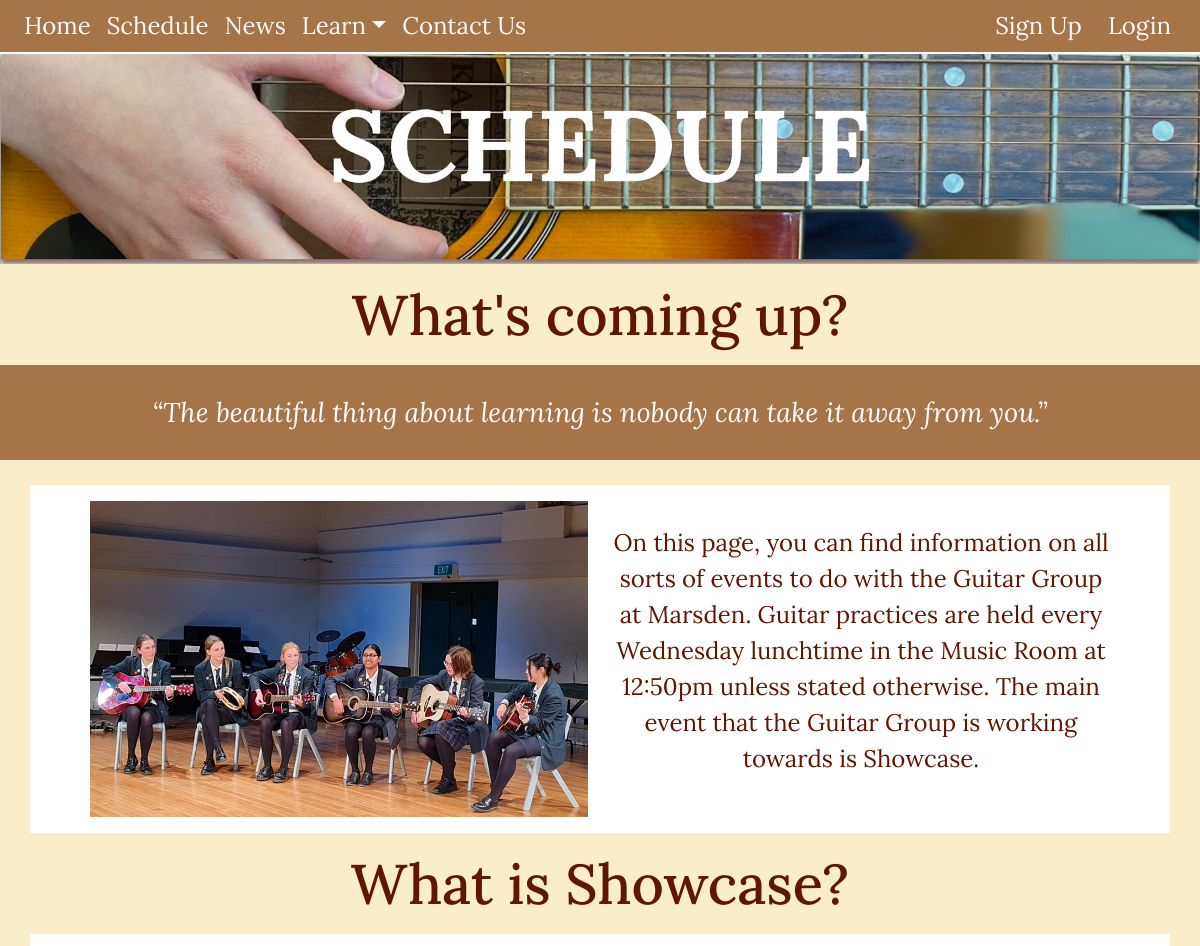
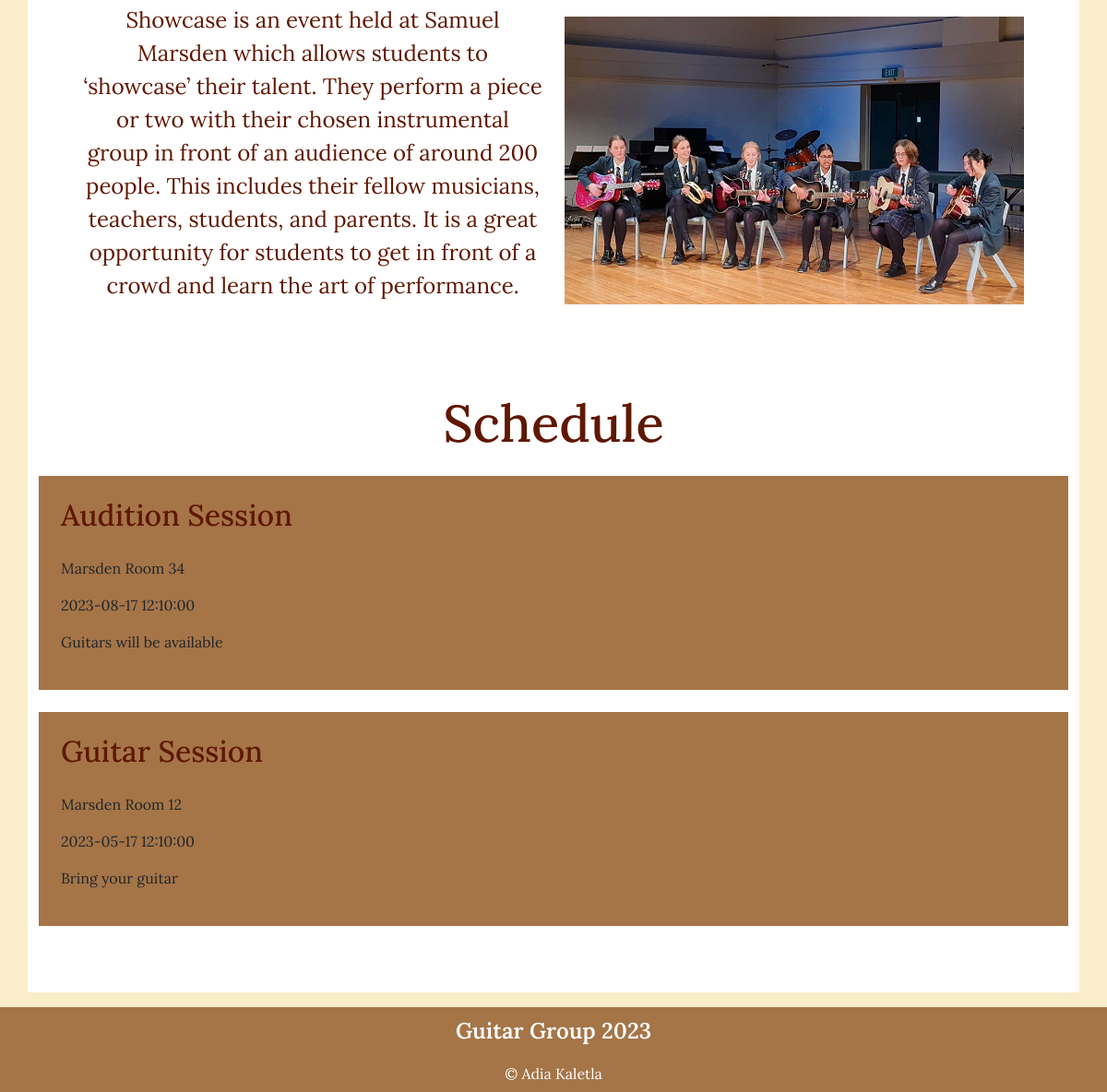
The app's page /schedule with its own data (2 pictures, top to bottom).
### tables this page shows
CREATE TABLE schedule(
    schedule_id integer primary key autoincrement not null,
    event_name text not null,
    location text not null,
    date_time date not null,
    notes text,
    member_id integer,
    foreign key(member_id) references member(member_id)
);

### server.py (the view)
@app.route('/schedule')
def schedule():
    print("start schedule")
    sql = """select schedule.schedule_id, schedule.event_name, schedule.location, schedule.date_time,
        schedule.notes, member.first_name
        from schedule
        join member on schedule.member_id= member.member_id
        order by schedule.date_time desc;
        """
    print("start schedule2")
    result = run_search_query_tuples(sql, (), db_path, True)
    print(result)
    return render_template("schedule.html", schedule=result)

### db_functions.py (called while the page is built)
def run_search_query_tuples(sql_query, values_tuple, file_path, rowfactory=False):
    try:
        db = sqlite3.connect(file_path)
        if rowfactory:
            db.row_factory = sqlite3.Row
        cursor = db.cursor()
        cursor.execute(sql_query, values_tuple)
        result = cursor.fetchall()
        cursor.close()
    except sqlite3.Error as error:
        print("Error running search query tuples: {}".format(error))
        return None
    db.close()
    if result is None:
        print("No search values were found")
    return result

### templates/schedule.html (shortened to what this page needs)
{% extends "layout.html" %}
{% block banner%}
static/images/schedulebanner.jpg
{% endblock %}
{% block content%}
<h1> What's coming up? </h1>
<div class=quote_container>
    <p class="quote"> “The beautiful thing about learning is nobody can take it away from you.” </p>
</div>
<div class="container-lg">
    <div class="row align-items-center px-5 py-3">
        <div class="col-lg-6">
            <img class="img-fluid part-img" src="static/images/showcase1.jpg" alt="1">
        </div>
        <div class="col-lg-6">
            <p class="body-text"> On this page, you can find information on all sorts of events to do with the Guitar Group at Marsden. Guitar practices are held every Wednesday lunchtime in the Music Room at 12:50pm unless stated otherwise. The main event that the Guitar Group is working towards is Showcase. </p>
        </div>
    </div>
</div>
<h1> What is Showcase? </h1>
<div class="container-lg">
    <div class="row align-items-center px-5 py-3">
        <div class="col-lg-6">
            <p class="body-text"> Showcase is an event held at Samuel Marsden which allows students to ‘showcase’ their talent. They perform a piece or two with their chosen instrumental group in front of an audience of around 200 people. This includes their fellow musicians, teachers, students, and parents. It is a great opportunity for students to get in front of a crowd and learn the art of performance.</p>
        </div>
        <div class="col-lg-6">
            <img class="img-fluid part-img" src="static/images/showcase2.jpg" alt="2">
        </div>
    </div>
</div>
<div class="schedule-box">
    <div class="schedule-text">
        <div class="container-lg py-sm-5 py-1">
            <h1>Schedule</h1>
            {% for row in schedule %}
                <div class="container-lg2 p-4 my-4">
                    <h2> {{ row['event_name'] }} </h2>
                    <p class="location"> {{ row['location'] | replace("\n", "<br>") | safe}} </p>
                    <p class="date_time"> {{ row['date_time'] | replace("\n", "<br>") | safe}} </p>
                    <p class="notes"> {{ row['notes'] | replace("\n", "<br>") | safe}} </p>
                </div>
            {% endfor %}
        </div>
    </div>
</div>
{% endblock %}

### templates/layout.html (shortened to what this page needs)
<!DOCTYPE html>
<html lang="eng">
<head>
    <link href="https://cdn.jsdelivr.net/npm/bootstrap@5.2.3/dist/css/bootstrap.min.css" rel="stylesheet">
    <link rel="stylesheet" href="static/styles.css">
</head>
<body>
<div class="container-fluid">
    <nav class="navbar navbar-expand-lg px-3 py-0 fixed-top">
    <div class="collapse navbar-collapse" id="collapsibleNavbar">
        <ul class="navbar-nav">
            <li class="nav-item">
                <a class="nav-link" href="{{ url_for('index') }}">Home</a>
            </li>
            <li class="nav-item">
                <a class="nav-link" href="{{ url_for('schedule') }}">Schedule</a>
            </li>
            <li class="nav-item">
                <a class="nav-link" href="{{ url_for('news') }}">News</a>
            </li>
            <li class="nav-item dropdown">
                <a class="nav-link dropdown-toggle" href="{{ url_for('learn') }}" role="button" data-bs-toggle="dropdown">Learn</a>
            </li>
            <li class="nav-item">
                <a class="nav-link" href="{{ url_for('index') }}#contactus">Contact Us</a>
            </li>
        </ul>
        {% if session %}
            <ul class="navbar-nav">
            <li class="nav-item dropdown">
              <a class="nav-link dropdown-toggle" data-bs-toggle="dropdown">{{session['name']}}</a>
              <ul class="dropdown-menu">
                <li><a class="dropdown-item">Authorisation is {{session['auth']}}</a></li>
                <li><a class="dropdown-item" href="{{ url_for('logout') }}#logout"> Logout </a></li>
              </ul>
            </li>
            </ul>
        {% else %}
            <a class="nav-link btn btn-outline" href="{{ url_for('signup') }}#signup">Sign Up</a></div>
            <div id="login" class="ms-auto"><a class="nav-link btn btn-outline" href="{{ url_for('login') }}#login"> Login </a></div>
        {% endif %}
    </nav>
    <div class=banner_adjust>
     <img class="img-fluid" src="{% block banner %}{% endblock %}" alt="1">
    </div>
 </div>
{% block content %}
{% endblock %}
<footer class="container-fluid footer-content">
        <p> Guitar Group 2023 </p>
        <div>&copy; Adia Kaletla </div>
</footer>
</body>
</html>

### static/styles.css (style rules this page uses)
:root { --dutch-white: rgb(250, 237, 202); --charcol: rgb(54, 70, 82); --chamoisee: rgb(165, 117, 72); --black-bean: rgb(43, 5, 4); --blood-red: rgb(96, 23, 0); }
body { font-family: 'Lora', sans-serif; font-size: 100%; background-color: var(--dutch-white); }
.quote { font-size: 1.7em; font-style:italic; padding: 1em 1em; margin-bottom: 0.9em; text-align: center; background-color: var(--chamoisee); color: rgb(255,255,255); }
.body-text, label { font-size: 1.5em; text-align: center; color:var(--blood-red); }
h1 { font-size: 3.5em; color:var(--blood-red); text-align: center; font-weight: 500; margin: 0.3em; }
h2 { font-size: 2em; color:var(--blood-red); text-align: left; font-weight: 500; margin-bottom: 0.8em; }
.container-fluid { border: 0px solid blue; padding: 0; }
.container-lg { background-color:rgb(255,255,255); overflow: auto; }
.container-lg2 { background-color:var(--chamoisee); overflow: auto; }
.quote_container { overflow: auto; }
.part-img { max-width: 100%; margin: auto; display: block; }
.banner_adjust { margin-top: 3.2em; }
.navbar { --dutch-white: rgb(250, 237, 202); background-color: var(--chamoisee); border-bottom: 2px solid white; }
.nav-link { font-size: 1.5em; color:rgb(250,250,250); }
.btn-outline { padding: 0 0.5em; }
.footer-content { background-color: var(--chamoisee); text-align: center; padding: 0.5em 0 0.5em 0; color:white; margin-top: 1em; }
.footer-content p:first-child { font-weight: 600; font-size: 1.5em; }

### records on screen
schedule: event_name "Audition Session", location "Marsden Room 34", date_time "2023-08-17 12:10:00", notes "Guitars will be available"
schedule: event_name "Guitar Session", location "Marsden Room 12", date_time "2023-05-17 12:10:00", notes "Bring your guitar"
